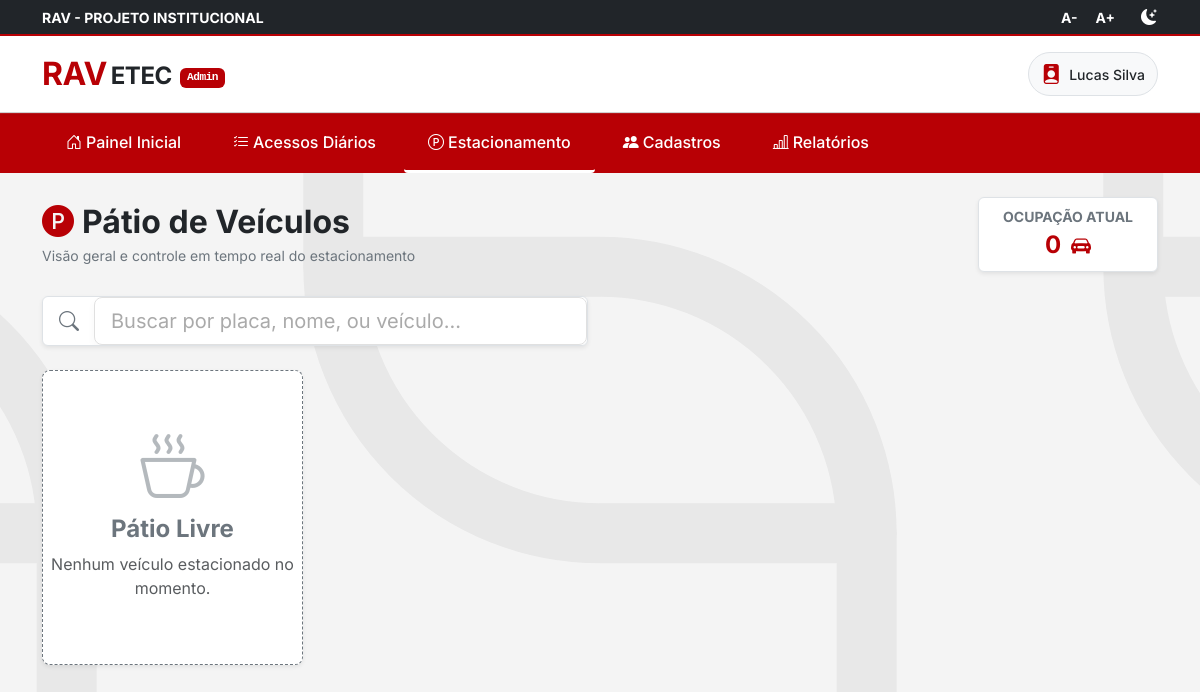
Before: /estacionamento.php with the older database file.
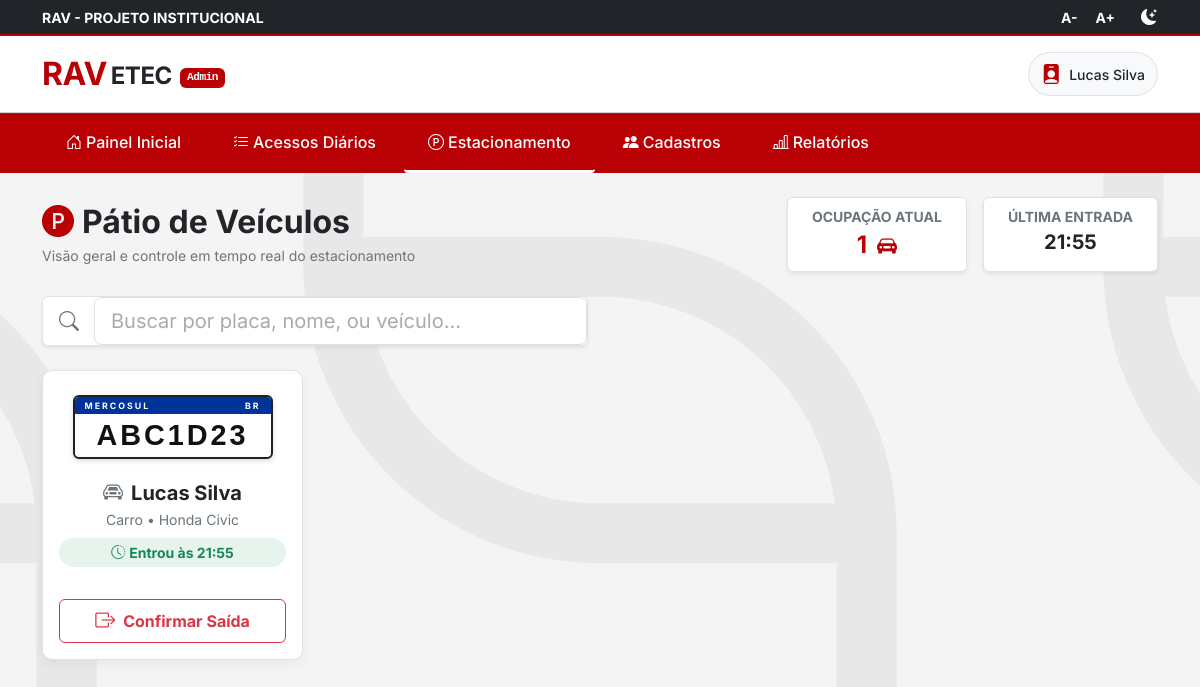
After: the same page with the newer database file.
### tables this page shows
CREATE TABLE registros_acesso (
    id INT AUTO_INCREMENT PRIMARY KEY,
    id_veiculo INT NOT NULL,
    id_usuario_registro INT NULL,  
    id_empresa INT NULL,  
    tipo_acesso VARCHAR(50) NOT NULL,  
    curso VARCHAR(50) NULL,  
    periodo VARCHAR(50) NULL,  
    funcao VARCHAR(50) NULL,  
    nome_condutor VARCHAR(150) NOT NULL,
    contato_tipo VARCHAR(20) DEFAULT 'tel',
    contato_valor VARCHAR(50) NULL,
    observacao TEXT NULL,
    status VARCHAR(20) DEFAULT 'Dentro',  
    data_hora_entrada DATETIME DEFAULT CURRENT_TIMESTAMP,
    data_hora_saida DATETIME NULL,
    CONSTRAINT fk_registro_veiculo
        FOREIGN KEY (id_veiculo)
        REFERENCES veiculos(id)
        ON DELETE CASCADE,
    CONSTRAINT fk_registro_empresa
        FOREIGN KEY (id_empresa)
        REFERENCES unidades(id)
        ON DELETE CASCADE
);

CREATE TABLE veiculos (
    id INT AUTO_INCREMENT PRIMARY KEY,
    id_unidade INT NOT NULL,
    id_usuario INT NULL,  
    id_empresa INT NULL,  
    placa VARCHAR(10) NOT NULL UNIQUE,
    modelo VARCHAR(80) NOT NULL,
    cor VARCHAR(30) NULL,
    tipo_veiculo VARCHAR(50) NOT NULL,  
    created_at TIMESTAMP DEFAULT CURRENT_TIMESTAMP,
    CONSTRAINT fk_veiculo_unidade
        FOREIGN KEY (id_unidade)
        REFERENCES unidades(id)
        ON DELETE CASCADE,
    CONSTRAINT fk_veiculo_empresa
        FOREIGN KEY (id_empresa)
        REFERENCES unidades(id)
        ON DELETE SET NULL,
    CONSTRAINT fk_veiculo_usuario
        FOREIGN KEY (id_usuario)
        REFERENCES usuarios(id)
        ON DELETE CASCADE
);

### estacionamento.php (the view, shortened to what the changed rows need)
<?php
require_once 'conn.php';
$stmtSaida = $pdo->query("SELECT r.*, v.placa, v.tipo_veiculo, v.modelo
                          FROM registros_acesso r
                          JOIN veiculos v ON r.id_veiculo = v.id
                          WHERE r.status = 'Dentro'
                          ORDER BY r.data_hora_entrada DESC");
$veiculosDentro = $stmtSaida->fetchAll(PDO::FETCH_ASSOC);
$stmtRecentes = $pdo->query("SELECT r.*, v.placa, v.tipo_veiculo, v.modelo
                             FROM registros_acesso r
                             JOIN veiculos v ON r.id_veiculo = v.id
                             ORDER BY r.data_hora_entrada DESC LIMIT 50");
$acessosRecentes = $stmtRecentes->fetchAll(PDO::FETCH_ASSOC);
?>
<!DOCTYPE html>
<html lang="pt-br">
<head>
    <link href="https://cdn.jsdelivr.net/npm/bootstrap@5.3.0/dist/css/bootstrap.min.css" rel="stylesheet">
    <link rel="stylesheet" href="https://cdn.jsdelivr.net/npm/bootstrap-icons@1.11.0/font/bootstrap-icons.css">
    <link rel="stylesheet" href="css/index.css">
    <link rel="stylesheet" href="css/style.css">
</head>
<body class="light-mode section-bg-gray d-flex flex-column min-vh-100">
    <header class="main-header bg-white shadow-sm sticky-top">
        <div class="container py-3 d-flex justify-content-between align-items-center">
            <div class="d-flex align-items-center gap-3">
                <a href="painel-admin.php" class="text-decoration-none d-flex align-items-center">
                    <h1 class="logo-text m-0 fw-bold d-flex align-items-center">
                        <span class="text-cps-red fs-2 me-1">RAV</span>
                        <span class="text-dark fs-4 mt-1">ETEC</span>
                        <span class="badge bg-cps-red text-white font-monospace ms-2 mt-2" style="font-size: 0.70rem;">Admin</span>
                    </h1>
                </a>
            </div>
        </div>
    </header>
    <main class="container py-4 flex-grow-1">
        <div class="d-flex flex-column flex-md-row justify-content-between align-items-md-center mb-4 gap-3">
            <div>
                <h2 class="text-dark mb-1 fw-bold"><i class="bi bi-p-circle-fill me-2" style="color: var(--cps-red);"></i>Pátio de Veículos</h2>
            </div>
            <div class="d-flex gap-3">
                <div class="bg-white px-4 py-2 rounded shadow-sm border text-center">
                    <span class="d-block small text-secondary fw-bold text-uppercase">Ocupação Atual</span>
                    <span class="fs-4 fw-bold" style="color: var(--cps-red);"><?= count($veiculosDentro) ?> <i class="bi bi-car-front-fill ms-1 fs-5"></i></span>
                </div>
                <?php if (count($veiculosDentro) > 0): ?>
                <div class="bg-white px-4 py-2 rounded shadow-sm border text-center d-none d-sm-block">
                    <span class="d-block small text-secondary fw-bold text-uppercase">Última Entrada</span>
                    <span class="fs-5 fw-bold text-dark"><?= date('H:i', strtotime($veiculosDentro[0]['data_hora_entrada'])) ?></span>
                </div>
                <?php endif; ?>
            </div>
        </div>
        <div class="row row-cols-1 row-cols-sm-2 row-cols-lg-3 row-cols-xl-4 g-4" id="gridVeiculos">
            <?php if (count($veiculosDentro) > 0): ?>
                <?php foreach ($veiculosDentro as $reg): ?>
                    <div class="col vaga-item">
                        <div class="card h-100 vaga-card bg-white shadow-sm rounded-3 overflow-hidden">
                            <div class="card-body text-center pt-4 pb-3">
                                <div class="placa-mercosul mb-3">
                                    <div class="placa-top">
                                        <span>Mercosul</span>
                                        <span>BR</span>
                                    </div>
                                    <div class="placa-number">
                                        <?= !empty($reg['placa']) ? htmlspecialchars($reg['placa']) : 'S/ PLACA' ?>
                                    </div>
                                </div>
                                <h5 class="card-title fw-bold text-dark mb-1 d-flex align-items-center justify-content-center">
                                    <i class="bi <?= stripos($reg['tipo_veiculo'], 'moto') !== false ? 'bi-bicycle' : 'bi-car-front' ?> me-2 text-secondary"></i>
                                    <?= htmlspecialchars($reg['nome_condutor']) ?>
                                </h5>
                                <p class="card-text text-secondary tag-veiculo small mb-2">
                                    <?= !empty($reg['tipo_veiculo']) ? htmlspecialchars($reg['tipo_veiculo']) . ' • ' . htmlspecialchars($reg['modelo']) : 'Visitante Sem Veículo/Pedestre' ?>
                                </p>
                                <div class="d-flex align-items-center justify-content-center text-success small fw-bold bg-success bg-opacity-10 py-1 px-2 rounded-pill d-inline-block mx-auto mb-3">
                                    <i class="bi bi-clock-history me-1"></i> Entrou às <?= date('H:i', strtotime($reg['data_hora_entrada'])) ?>
                                </div>
                            </div>
                            <div class="card-footer bg-transparent border-top-0 p-3 pt-0">
                                <a href="registrar_saida.php?id=<?= $reg['id'] ?>&origem=estacionamento.php" class="btn btn-outline-danger w-100 fw-bold d-flex justify-content-center align-items-center gap-2">
                                    <i class="bi bi-box-arrow-right fs-5"></i> Confirmar Saída
                                </a>
                            </div>
                        </div>
                    </div>
                <?php endforeach; ?>
            <?php else: ?>
                <div class="col-12">
                    <div class="text-center py-5 bg-white rounded-3 shadow-sm border border-secondary border-dashed" style="border-style: dashed !important;">
                        <i class="bi bi-cup-hot text-secondary opacity-50 mb-3 block" style="font-size: 4rem;"></i>
                        <h4 class="text-secondary fw-bold">Pátio Livre</h4>
                        <p class="text-muted">Nenhum veículo estacionado no momento.</p>
                    </div>
                </div>
            <?php endif; ?>
        </div>
    </main>
</body>
</html>

Changed rows visible on the page:
added registros_acesso: data_hora_entrada "21:55", id_veiculo.placa "ABC1D23", nome_condutor "Lucas Silva", id_veiculo.tipo_veiculo "Carro", id_veiculo.modelo "Honda Civic"
Other visible differences:
count($veiculosDentro): "0" → "1"
text no longer shown: "Pátio Livre Nenhum veículo estacionado no momento."
text now shown: "ÚLTIMA ENTRADA"
